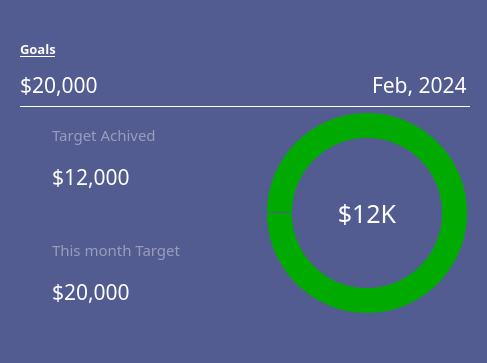
           <widget class="QWidget" name="goal_widget" native="true">
            <property name="minimumSize">
             <size>
              <width>487</width>
              <height>363</height>
             </size>
            </property>
            <property name="maximumSize">
             <size>
              <width>487</width>
              <height>363</height>
             </size>
            </property>
            <property name="styleSheet">
             <string notr="true">background-color: #535C91;
border-radius: 35px;</string>
            </property>
            <layout class="QGridLayout" name="gridLayout_17">
             <property name="leftMargin">
              <number>20</number>
             </property>
             <property name="topMargin">
              <number>34</number>
             </property>
             <property name="rightMargin">
              <number>20</number>
             </property>
             <property name="bottomMargin">
              <number>50</number>
             </property>
             <item row="1" column="0" colspan="2">
              <layout class="QHBoxLayout" name="horizontalLayout_20">
               <item>
                <widget class="QLabel" name="goal_top_target_value_label">
                 <property name="font">
                  <font>
                   <family>Poppins</family>
                   <pointsize>16</pointsize>
                  </font>
                 </property>
                 <property name="styleSheet">
                  <string notr="true">color:white;</string>
                 </property>
                 <property name="text">
                  <string>$20,000</string>
                 </property>
                </widget>
               </item>
               <item>
                <widget class="QPushButton" name="pushButton_27">
                 <property name="text">
                  <string/>
                 </property>
                 <property name="icon">
                  <iconset resource="../../OneDrive/Belgeler/GitHub/financaITrackingProject/dashboard/dashboard.qrc">
                   <normaloff>:/img/img/edit-3.svg</normaloff>:/img/img/edit-3.svg</iconset>
                 </property>
                 <property name="iconSize">
                  <size>
                   <width>25</width>
                   <height>25</height>
                  </size>
                 </property>
                </widget>
               </item>
               <item>
                <spacer name="horizontalSpacer_19">
                 <property name="orientation">
                  <enum>Qt::Horizontal</enum>
                 </property>
                 <property name="sizeHint" stdset="0">
                  <size>
                   <width>168</width>
                   <height>20</height>
                  </size>
                 </property>
                </spacer>
               </item>
               <item>
                <widget class="QLabel" name="goal_target_date_label">
                 <property name="font">
                  <font>
                   <family>Poppins</family>
                   <pointsize>16</pointsize>
                  </font>
                 </property>
                 <property name="styleSheet">
                  <string notr="true">color: white;</string>
                 </property>
                 <property name="text">
                  <string>Feb, 2024</string>
                 </property>
                </widget>
               </item>
              </layout>
             </item>
             <item row="2" column="0" colspan="2">
              <widget class="QWidget" name="goals_white_line" native="true">
               <property name="minimumSize">
                <size>
                 <width>450</width>
                 <height>1</height>
                </size>
               </property>
               <property name="maximumSize">
                <size>
                 <width>450</width>
                 <height>1</height>
                </size>
               </property>
               <property name="styleSheet">
                <string notr="true">background-color: white;</string>
               </property>
              </widget>
             </item>
             <item row="3" column="0">
              <layout class="QGridLayout" name="gridLayout_16">
               <property name="horizontalSpacing">
                <number>0</number>
               </property>
               <property name="verticalSpacing">
                <number>30</number>
               </property>
               <item row="1" column="0" colspan="2">
                <layout class="QHBoxLayout" name="horizontalLayout_31">
                 <item>
                  <widget class="QPushButton" name="goal_this_month_target_icon_button">
                   <property name="styleSheet">
                    <string notr="true">background-color:transparent;</string>
                   </property>
                   <property name="text">
                    <string/>
                   </property>
                   <property name="icon">
                    <iconset resource="../../OneDrive/Belgeler/GitHub/financaITrackingProject/dashboard/dashboard.qrc">
                     <normaloff>:/img/img/target.svg</normaloff>:/img/img/target.svg</iconset>
                   </property>
                   <property name="iconSize">
                    <size>
                     <width>35</width>
                     <height>35</height>
                    </size>
                   </property>
                  </widget>
                 </item>
                 <item>
                  <layout class="QVBoxLayout" name="verticalLayout_25">
                   <property name="spacing">
                    <number>0</number>
                   </property>
                   <item>
                    <widget class="QLabel" name="goal_this_month_target_label">
                     <property name="font">
                      <font>
                       <family>Poppins</family>
                       <pointsize>11</pointsize>
                      </font>
                     </property>
                     <property name="styleSheet">
                      <string notr="true">color: rgba(255,255,255,0.4);</string>
                     </property>
                     <property name="text">
                      <string>This month Target</string>
                     </property>
                    </widget>
                   </item>
                   <item>
                    <widget class="QLabel" name="goal_this_month_target_value_label">
                     <property name="font">
                      <font>
                       <family>Poppins</family>
                       <pointsize>16</pointsize>
                      </font>
                     </property>
                     <property name="styleSheet">
                      <string notr="true">color:white;</string>
                     </property>
                     <property name="text">
                      <string>$20,000</string>
                     </property>
                    </widget>
                   </item>
                  </layout>
                 </item>
                </layout>
               </item>
               <item row="1" column="2">
                <spacer name="horizontalSpacer_39">
                 <property name="orientation">
                  <enum>Qt::Horizontal</enum>
                 </property>
                 <property name="sizeHint" stdset="0">
                  <size>
                   <width>13</width>
                   <height>20</height>
                  </size>
                 </property>
                </spacer>
               </item>
               <item row="0" column="0">
                <layout class="QHBoxLayout" name="horizontalLayout_21">
                 <item>
                  <widget class="QPushButton" name="goal_target_achived_icon_button">
                   <property name="styleSheet">
                    <string notr="true">background-color:transparent;</string>
                   </property>
                   <property name="text">
                    <string/>
                   </property>
                   <property name="icon">
                    <iconset resource="../../OneDrive/Belgeler/GitHub/financaITrackingProject/dashboard/dashboard.qrc">
                     <normaloff>:/img/img/award.svg</normaloff>:/img/img/award.svg</iconset>
                   </property>
                   <property name="iconSize">
                    <size>
                     <width>35</width>
                     <height>35</height>
                    </size>
                   </property>
                  </widget>
                 </item>
                 <item>
                  <layout class="QVBoxLayout" name="verticalLayout_19">
                   <property name="spacing">
                    <number>0</number>
                   </property>
                   <item>
                    <widget class="QLabel" name="goal_target_achived_label">
                     <property name="font">
                      <font>
                       <family>Poppins</family>
                       <pointsize>11</pointsize>
                      </font>
                     </property>
                     <property name="styleSheet">
                      <string notr="true">color: rgba(255,255,255,0.4);</string>
                     </property>
                     <property name="text">
                      <string>Target Achived</string>
                     </property>
                    </widget>
                   </item>
                   <item>
                    <widget class="QLabel" name="goal_target_achived_value_label">
                     <property name="font">
                      <font>
                       <family>Poppins</family>
                       <pointsize>16</pointsize>
                      </font>
                     </property>
                     <property name="styleSheet">
                      <string notr="true">color:white;</string>
                     </property>
                     <property name="text">
                      <string>$12,000</string>
                     </property>
                    </widget>
                   </item>
                  </layout>
                 </item>
                </layout>
               </item>
               <item row="0" column="1" colspan="2">
                <spacer name="horizontalSpacer_20">
                 <property name="orientation">
                  <enum>Qt::Horizontal</enum>
                 </property>
                 <property name="sizeHint" stdset="0">
                  <size>
                   <width>40</width>
                   <height>20</height>
                  </size>
                 </property>
                </spacer>
               </item>
              </layout>
             </item>
             <item row="3" column="1">
              <widget class="QWidget" name="golas_graph_big_circle_widget" native="true">
               <property name="minimumSize">
                <size>
                 <width>200</width>
                 <height>200</height>
                </size>
               </property>
               <property name="maximumSize">
                <size>
                 <width>200</width>
                 <height>200</height>
                </size>
               </property>
               <property name="styleSheet">
                <string notr="true">QWidget{
	background-color: qconicalgradient(cx:0.5, cy:0.5, angle:180, stop:0.999 rgba(255, 0, 0, 0), stop:0.998 rgba(0, 170, 0, 255));
	border-radius: 100px;
}
QWidget::setFixedSize{
	width:200px;
	height:200px;
}</string>
               </property>
               <layout class="QGridLayout" name="gridLayout_5">
                <property name="leftMargin">
                 <number>25</number>
                </property>
                <property name="topMargin">
                 <number>25</number>
                </property>
                <property name="rightMargin">
                 <number>25</number>
                </property>
                <property name="bottomMargin">
                 <number>25</number>
                </property>
                <property name="verticalSpacing">
                 <number>20</number>
                </property>
                <item row="0" column="0">
                 <widget class="QWidget" name="goal_graph_widget" native="true">
                  <property name="styleSheet">
                   <string notr="true">border-radius:75px;
background-color:#535C91;</string>
                  </property>
                  <layout class="QGridLayout" name="gridLayout_4">
                   <property name="leftMargin">
                    <number>0</number>
                   </property>
                   <property name="topMargin">
                    <number>0</number>
                   </property>
                   <property name="rightMargin">
                    <number>0</number>
                   </property>
                   <property name="bottomMargin">
                    <number>0</number>
                   </property>
                   <property name="horizontalSpacing">
                    <number>0</number>
                   </property>
                   <item row="0" column="0">
                    <widget class="QLabel" name="goal_graph_label">
                     <property name="minimumSize">
                      <size>
                       <width>150</width>
                       <height>150</height>
                      </size>
                     </property>
                     <property name="maximumSize">
                      <size>
                       <width>150</width>
                       <height>150</height>
                      </size>
                     </property>
                     <property name="font">
                      <font>
                       <family>Poppins</family>
                       <pointsize>19</pointsize>
                      </font>
                     </property>
                     <property name="styleSheet">
                      <string notr="true">color: white;
width: 150px;
height: 150px;</string>
                     </property>
                     <property name="text">
                      <string>$12K</string>
                     </property>
                     <property name="alignment">
                      <set>Qt::AlignCenter</set>
                     </property>
                    </widget>
                   </item>
                  </layout>
                 </widget>
                </item>
               </layout>
              </widget>
             </item>
             <item row="0" column="0" colspan="2">
              <widget class="QLabel" name="goal_topic_label">
               <property name="font">
                <font>
                 <family>Poppins</family>
                 <pointsize>10</pointsize>
                 <weight>75</weight>
                 <bold>true</bold>
                 <underline>true</underline>
                </font>
               </property>
               <property name="styleSheet">
                <string notr="true">color:white;</string>
               </property>
               <property name="text">
                <string>Goals</string>
               </property>
              </widget>
             </item>
            </layout>
           </widget>
